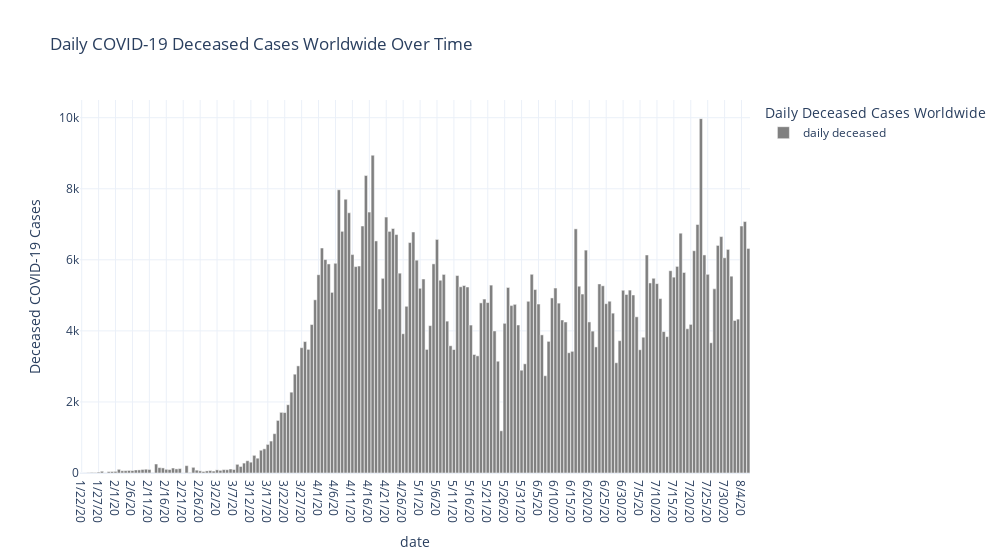

Source (notebook cell):
### Markdown cell above
# Daily COVID-19 Deceased Cases Worldwide

### Code cell
world_rate_df['daily deceased'] = world_rate_df.deaths.diff()
world_rate_df.iloc[0,9]=0

world_rate_long_df = world_rate_df.melt(id_vars="date",
                                        value_vars='daily deceased',
                                        var_name="Daily Deceased Cases Worldwide",
                                        value_name="Deceased COVID-19 Cases")
fig = px.bar(world_rate_long_df, x="date", y="Deceased COVID-19 Cases", 
              title='Daily COVID-19 Deceased Cases Worldwide Over Time',
              color='Daily Deceased Cases Worldwide',
              template='plotly_white'
            )

fig.update_layout(
        width = 1000,
        xaxis_showgrid=True, yaxis_showgrid=True,
        bargap=0.05
        )

fig.update_traces(marker_color='grey')

fig.show();

### Figure 1 — Plotly figure (JSON) as saved in the notebook; plotly's stock layout.template omitted (floating-point values rounded to 4 significant figures; data arrays with more than 128 entries replaced by an {"elided": "..."} marker saying what was removed)
{"data": [{"alignmentgroup": "True", "hovertemplate": "Daily Deceased Cases Worldwide=daily deceased<br>date=%{x}<br>Deceased COVID-19 Cases=%{y}<extra></extra>", "legendgroup": "daily deceased", "marker": {"color": "grey"}, "name": "daily deceased", "offsetgroup": "daily deceased", "orientation": "v", "showlegend": true, "textposition": "auto", "type": "bar", "x": {"elided": "198 str values"}, "xaxis": "x", "y": {"elided": "198 int values"}, "yaxis": "y"}], "layout": {"bargap": 0.05, "barmode": "relative", "legend": {"title": {"text": "Daily Deceased Cases Worldwide"}, "tracegroupgap": 0}, "title": {"text": "Daily COVID-19 Deceased Cases Worldwide Over Time"}, "width": 1000, "xaxis": {"anchor": "y", "domain": [0, 1], "showgrid": true, "title": {"text": "date"}}, "yaxis": {"anchor": "x", "domain": [0, 1], "showgrid": true, "title": {"text": "Deceased COVID-19 Cases"}}}}
